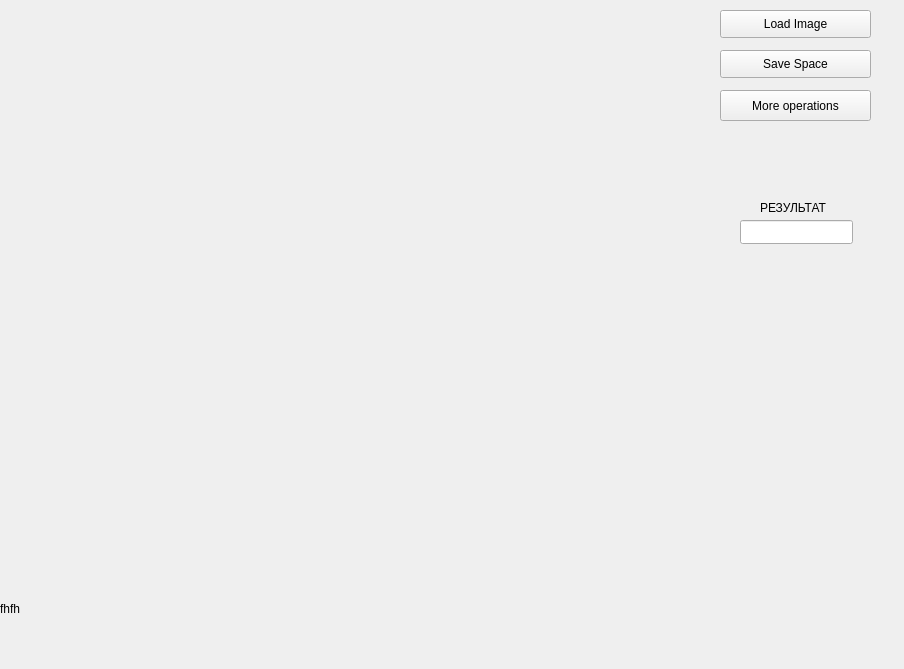
<?xml version="1.0" encoding="UTF-8"?>
<ui version="4.0">
 <class>mainClass</class>
 <widget class="QMainWindow" name="mainClass">
  <property name="geometry">
   <rect>
    <x>0</x>
    <y>0</y>
    <width>904</width>
    <height>669</height>
   </rect>
  </property>
  <property name="mouseTracking">
   <bool>true</bool>
  </property>
  <property name="windowTitle">
   <string>mainClass</string>
  </property>
  <widget class="QWidget" name="centralWidget">
   <property name="mouseTracking">
    <bool>true</bool>
   </property>
   <widget class="QLabel" name="labelPic">
    <property name="geometry">
     <rect>
      <x>0</x>
      <y>0</y>
      <width>631</width>
      <height>401</height>
     </rect>
    </property>
    <property name="mouseTracking">
     <bool>true</bool>
    </property>
    <property name="autoFillBackground">
     <bool>false</bool>
    </property>
    <property name="text">
     <string/>
    </property>
    <property name="indent">
     <number>-1</number>
    </property>
   </widget>
   <widget class="QPushButton" name="pushLoad">
    <property name="geometry">
     <rect>
      <x>720</x>
      <y>10</y>
      <width>151</width>
      <height>28</height>
     </rect>
    </property>
    <property name="text">
     <string>Load Image</string>
    </property>
   </widget>
   <widget class="QLabel" name="labelStatus">
    <property name="geometry">
     <rect>
      <x>640</x>
      <y>140</y>
      <width>281</width>
      <height>41</height>
     </rect>
    </property>
    <property name="text">
     <string/>
    </property>
   </widget>
   <widget class="QLabel" name="labelMesages">
    <property name="geometry">
     <rect>
      <x>0</x>
      <y>600</y>
      <width>881</width>
      <height>18</height>
     </rect>
    </property>
    <property name="text">
     <string>fhfh</string>
    </property>
   </widget>
   <widget class="QPushButton" name="pushSaveSpace">
    <property name="geometry">
     <rect>
      <x>720</x>
      <y>50</y>
      <width>151</width>
      <height>28</height>
     </rect>
    </property>
    <property name="text">
     <string>Save Space</string>
    </property>
   </widget>
   <widget class="QLabel" name="labelResult">
    <property name="geometry">
     <rect>
      <x>760</x>
      <y>200</y>
      <width>81</width>
      <height>16</height>
     </rect>
    </property>
    <property name="text">
     <string>РЕЗУЛЬТАТ</string>
    </property>
   </widget>
   <widget class="QLineEdit" name="lineResult">
    <property name="geometry">
     <rect>
      <x>740</x>
      <y>220</y>
      <width>113</width>
      <height>24</height>
     </rect>
    </property>
   </widget>
   <widget class="QPushButton" name="pushOperations">
    <property name="geometry">
     <rect>
      <x>720</x>
      <y>90</y>
      <width>151</width>
      <height>31</height>
     </rect>
    </property>
    <property name="text">
     <string>More operations</string>
    </property>
   </widget>
  </widget>
 </widget>
 <layoutdefault spacing="6" margin="11"/>
 <resources/>
 <connections/>
</ui>
